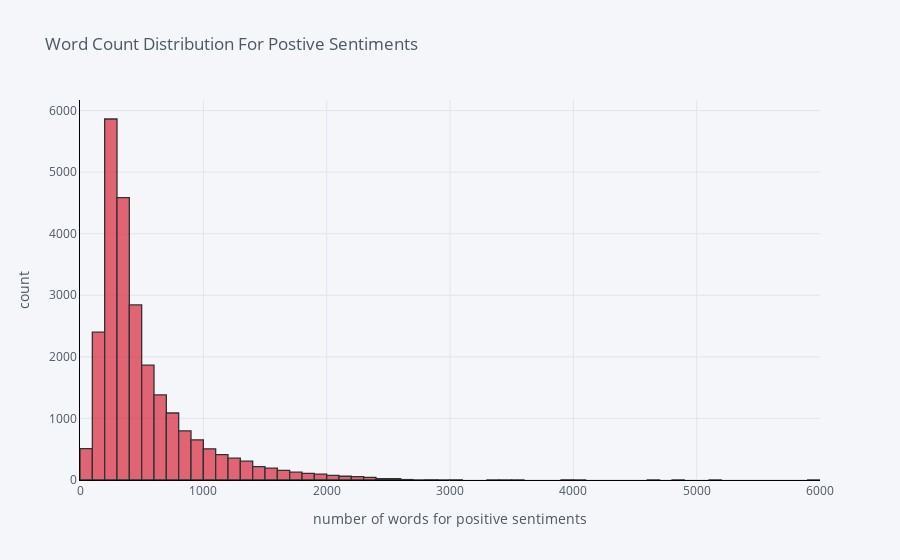

Notebook source saved alongside this figure:
### Code cell
import cufflinks as cf
cf.go_offline()
cf.set_config_file(offline=False, world_readable=True)

pos['num_nonStopWords'].iplot(
    kind='hist',
    bins=100,
    xTitle='number of words for positive sentiments',
    linecolor='black',
    color="red",
    yTitle='count',
    title='Word Count Distribution For Postive Sentiments')

### Figure 1 — Plotly figure (JSON) as saved in the notebook; plotly's stock layout.template omitted (floating-point values rounded to 4 significant figures; data arrays with more than 128 entries replaced by an {"elided": "..."} marker saying what was removed)
{"data": [{"histfunc": "count", "histnorm": "", "marker": {"color": "rgba(219, 64, 82, 1.0)", "line": {"color": "#000000", "width": 1.3}}, "name": "num_nonStopWords", "nbinsx": 100, "opacity": 0.8, "orientation": "v", "type": "histogram", "x": {"elided": "24774 int values"}}], "layout": {"autosize": true, "barmode": "overlay", "legend": {"bgcolor": "#F5F6F9", "font": {"color": "#4D5663"}}, "paper_bgcolor": "#F5F6F9", "plot_bgcolor": "#F5F6F9", "title": {"font": {"color": "#4D5663"}, "text": "Word Count Distribution For Postive Sentiments"}, "xaxis": {"autorange": true, "gridcolor": "#E1E5ED", "linecolor": "black", "range": [-0.5, 6000.0], "showgrid": true, "tickfont": {"color": "#4D5663"}, "title": {"font": {"color": "#4D5663"}, "text": "number of words for positive sentiments"}, "type": "linear", "zerolinecolor": "#E1E5ED"}, "yaxis": {"autorange": true, "gridcolor": "#E1E5ED", "linecolor": "black", "range": [0, 6172.0], "showgrid": true, "tickfont": {"color": "#4D5663"}, "title": {"font": {"color": "#4D5663"}, "text": "count"}, "zerolinecolor": "#E1E5ED"}}}
